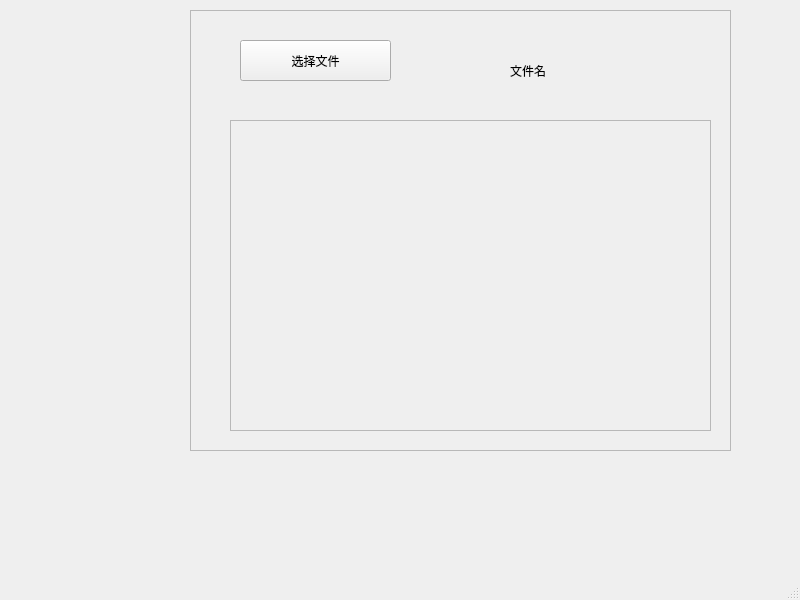
<?xml version="1.0" encoding="UTF-8"?>
<ui version="4.0">
 <class>video</class>
 <widget class="QMainWindow" name="video">
  <property name="geometry">
   <rect>
    <x>0</x>
    <y>0</y>
    <width>800</width>
    <height>600</height>
   </rect>
  </property>
  <property name="windowTitle">
   <string>MainWindow</string>
  </property>
  <widget class="QWidget" name="centralwidget">
   <widget class="QFrame" name="frame_2">
    <property name="geometry">
     <rect>
      <x>190</x>
      <y>10</y>
      <width>541</width>
      <height>441</height>
     </rect>
    </property>
    <property name="frameShape">
     <enum>QFrame::StyledPanel</enum>
    </property>
    <property name="frameShadow">
     <enum>QFrame::Raised</enum>
    </property>
    <widget class="QPushButton" name="pushButton">
     <property name="geometry">
      <rect>
       <x>50</x>
       <y>30</y>
       <width>151</width>
       <height>41</height>
      </rect>
     </property>
     <property name="text">
      <string>选择文件</string>
     </property>
    </widget>
    <widget class="QLabel" name="label">
     <property name="geometry">
      <rect>
       <x>320</x>
       <y>50</y>
       <width>51</width>
       <height>21</height>
      </rect>
     </property>
     <property name="text">
      <string>文件名</string>
     </property>
    </widget>
    <widget class="QFrame" name="frame">
     <property name="geometry">
      <rect>
       <x>40</x>
       <y>110</y>
       <width>481</width>
       <height>311</height>
      </rect>
     </property>
     <property name="frameShape">
      <enum>QFrame::StyledPanel</enum>
     </property>
     <property name="frameShadow">
      <enum>QFrame::Raised</enum>
     </property>
    </widget>
   </widget>
  </widget>
  <widget class="QMenuBar" name="menubar">
   <property name="geometry">
    <rect>
     <x>0</x>
     <y>0</y>
     <width>800</width>
     <height>23</height>
    </rect>
   </property>
  </widget>
  <widget class="QStatusBar" name="statusbar"/>
 </widget>
 <resources/>
 <connections/>
</ui>
